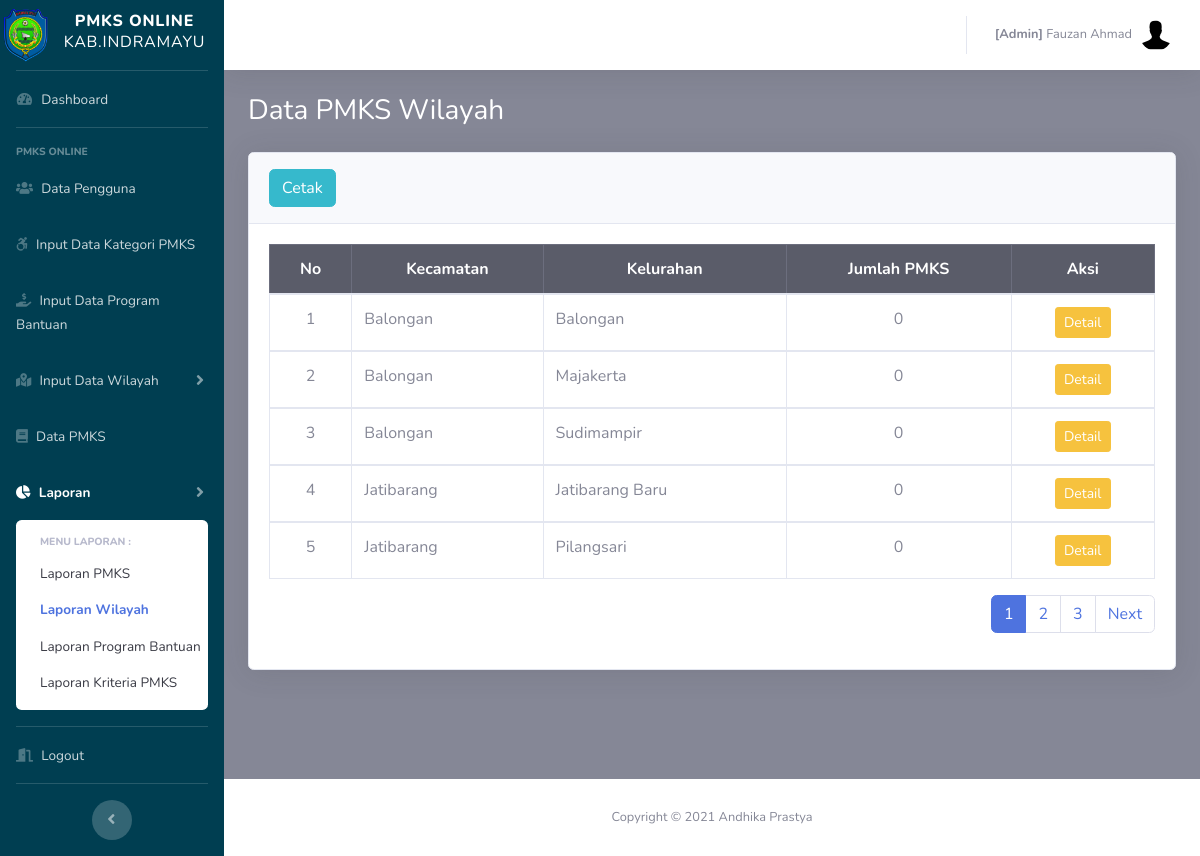
Page /admin/laporan_wil.php (signed in) on the committed database.
### tables this page shows
CREATE TABLE `pegawai` (
  `id_pegawai` int(11) NOT NULL,
  `nm_pegawai` varchar(50) NOT NULL,
  `nip` varchar(50) NOT NULL,
  `no_telepon` varchar(50) NOT NULL,
  `alamat` varchar(100) NOT NULL,
  `username` varchar(50) NOT NULL,
  `password` varchar(255) NOT NULL,
  `role` varchar(10) NOT NULL,
  `is_delete` int(11) NOT NULL,
  `row_edit` int(11) NOT NULL,
  `time_input` datetime NOT NULL DEFAULT current_timestamp()
);

CREATE TABLE `desa` (
  `id_desa` int(10) NOT NULL,
  `nm_desa` varchar(25) NOT NULL,
  `id_kec` int(11) NOT NULL,
  `is_delete` int(11) NOT NULL,
  `row_edit` int(11) NOT NULL,
  `creator` int(11) NOT NULL,
  `time_input` datetime NOT NULL DEFAULT current_timestamp()
);

CREATE TABLE `kecamatan` (
  `id_kec` int(11) NOT NULL,
  `nm_kec` varchar(20) NOT NULL,
  `is_delete` int(11) NOT NULL,
  `row_edit` int(11) NOT NULL,
  `creator` int(11) NOT NULL,
  `time_input` datetime NOT NULL DEFAULT current_timestamp()
);

### config.php (called while the page is built, shortened)
<?php
	$database = 'pmks';
?>

### functions.php (called while the page is built, shortened)
<?php
function query($query)
{
	include('config.php');
	$result = mysqli_query($koneksi, $query);
	$rows = [];
	while ($row = mysqli_fetch_assoc($result)) {
		$rows[] = $row;
	}
	return $rows;
}

### admin/laporan_wil.php (the view, shortened to what this page needs)
<?php
  include('templetes/sidebar.php');
  include('templetes/topbar.php');
  require_once "../functions.php";
  $jml_DataHalaman = 5;
  $jml_responden = count(query("SELECT a.*,b.id_kec,b.nm_kec,b.is_delete FROM desa a
               INNER JOIN kecamatan b USING (id_kec) WHERE a.is_delete=1 AND b.is_delete=1
               AND a.nm_desa!='Tidak Ada' AND b.nm_kec!='Tidak Ada'
               ORDER BY b.nm_kec ASC"));
  $jml_Halaman = ceil($jml_responden / $jml_DataHalaman);
  $pageAktif = (isset($_GET["page"]) ) ? $_GET["page"] : 1;
  $awaldata = ( $jml_DataHalaman * $pageAktif ) - $jml_DataHalaman;
  $desa=query("SELECT a.*,b.id_kec,b.nm_kec,b.is_delete FROM desa a
               INNER JOIN kecamatan b USING (id_kec) WHERE a.is_delete=1 AND b.is_delete=1
               AND a.nm_desa!='Tidak Ada' AND b.nm_kec!='Tidak Ada'
               ORDER BY b.nm_kec ASC LIMIT $awaldata, $jml_DataHalaman");
?>
        <div class="container-fluid">
          <h1 class="h3 mb-4 text-judul">Data PMKS Wilayah</h1>
              <div class="card shadow mb-2">
                <div class="card-header py-3">
                  <a href="../cetak_wil.php" target="_blank" class="btn btn-info"> Cetak</a>
                </div>
                <div class="card-body">
                <div class="table-responsive">
                <table class="table table-bordered" width="100%" cellspacing="0">
                  <thead class="table-dark">
                    <tr>
                      <th class="text-center">No</th>
                      <th class="text-center">Kecamatan</th>
                      <th class="text-center">Kelurahan</th>
                      <th class="text-center">Jumlah PMKS</th>
                      <th class="text-center">Aksi</th>
                    </tr>
                  </thead>
                  <?php $i=$awaldata+1; ?>
                  <?php foreach ($desa as $row):
                    $id_desa = $row['id_desa'];
                    $jml_pmks = count(query("SELECT a.*,d.is_delete FROM pmks a
                     INNER JOIN kk d USING (id_kk)
                     WHERE a.is_delete = 1 AND d.is_delete = 1 AND a.id_desa=$id_desa"));
                    ?>
                    <tbody>
                      <tr>
                        <td class="text-center"><?=$i;?></td>
                        <td class="text-left"><?=$row['nm_kec'];?></td>
                        <td class="text-left"><?=$row['nm_desa'];?></td>
                        <td class="text-center"><?=$jml_pmks ?></td>
                        <td class="text-center">
                         <a href="laporan_wil_detail.php?id=<?=$id_desa ?>" class="btn btn-warning btn-sm">Detail</a>
                        </td>
                      </tr>
                      <?php $i++;?>
                    <?php endforeach; ?>
                  </tbody>
                </table>
                <nav aria-label="Page navigation example">
                  <ul class="pagination float-right">
                    <?php for ($i=1; $i <= $jml_Halaman; $i++) : ?>
                      <?php if ($i == $pageAktif) : ?>
                        <li class="page-item active"><a class="page-link" href="?page=<?=$i; ?>"><?=$i; ?></a></li>
                        <?php else : ?>
                          <li class="page-item"><a class="page-link" href="?page=<?=$i; ?>"><?=$i; ?></a></li>
                        <?php endif; ?>
                      <?php endfor; ?>
                      <?php if ($pageAktif < $jml_Halaman) : ?>
                        <li class="page-item"><a class="page-link" href="?page=<?=$pageAktif+1; ?>">Next</a></li>
                      <?php endif; ?>
                    </ul>
                  </nav>
                </div>
              </div>
            </div>
        </div>
      </div>
<?php include('templetes/footer.php');?>

### admin/templetes/topbar.php (shortened to what this page needs)
<?php
require_once "../functions.php";
$idp = $_SESSION["id_pegawai"];
$pg = query("SELECT * FROM pegawai WHERE is_delete=1 AND id_pegawai = $idp")[0];
?>
          <ul class="navbar-nav ml-auto">
            <li class="nav-item dropdown no-arrow">
              <a class="nav-link dropdown-toggle" href="#" id="userDropdown" role="button" data-toggle="dropdown" aria-haspopup="true" aria-expanded="false">
                <span class="mr-2 d-none d-lg-inline text-gray-600 small"><b>[<?=$pg['role']?>]</b> <?=$pg['nm_pegawai']?></span>
                <img class="img-profile rounded-circle" src="../assets/img/default.jpg">
              </a>
            </li>
          </ul>
        </nav>

### admin/templetes/sidebar.php (style rules this page uses)
.text-judul { color: #ffffff; }

### rows in the picture
pegawai: role "Admin", nm_pegawai "Fauzan Ahmad"
desa: id_kec.nm_kec "Balongan", nm_desa "Balongan", jml_pmks "0"
desa: id_kec.nm_kec "Balongan", nm_desa "Majakerta", jml_pmks "0"
desa: id_kec.nm_kec "Balongan", nm_desa "Sudimampir", jml_pmks "0"
desa: id_kec.nm_kec "Jatibarang", nm_desa "Jatibarang Baru", jml_pmks "0"
desa: id_kec.nm_kec "Jatibarang", nm_desa "Pilangsari", jml_pmks "0"
